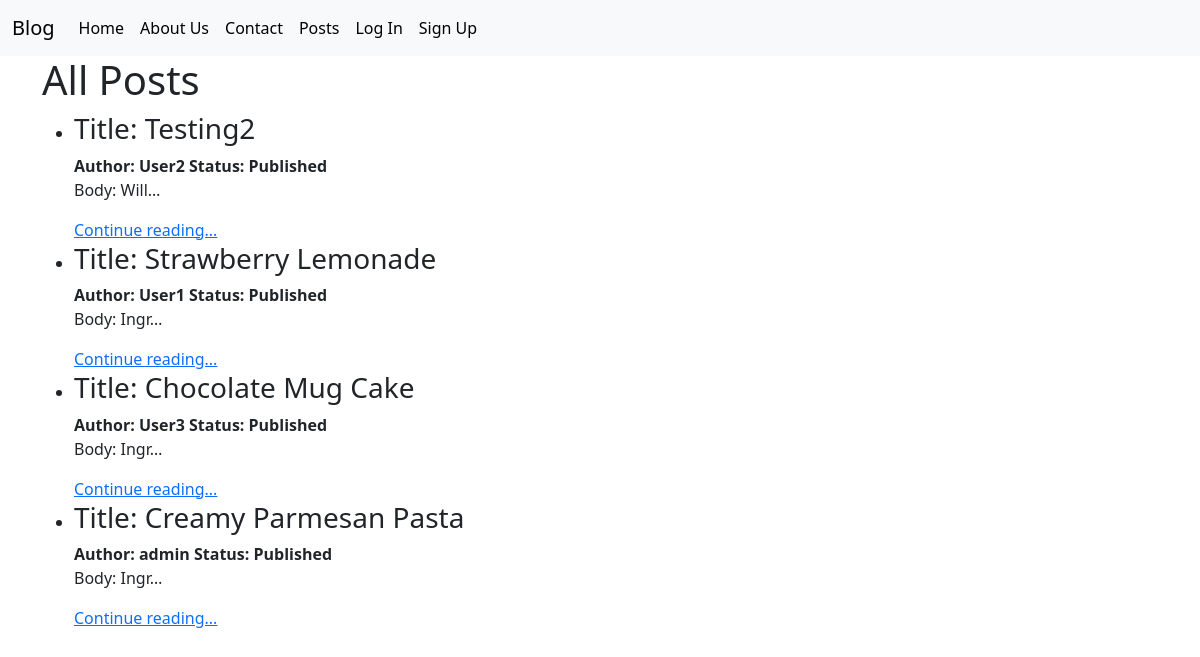
The app's page /posts/list/ with its own data.
### posts/models.py (models this page shows, shortened)
class Post(models.Model):
    title = models.CharField(max_length=128)
    subtitle = models.CharField(max_length=128)
    body = models.TextField()
    created_on = models.DateTimeField(auto_now_add=True)
    author = models.ForeignKey(
        User,
        on_delete=models.CASCADE
    )
    status = models.ForeignKey(
        Status,
        on_delete=models.DO_NOTHING
    )

class Status(models.Model):
    name = models.CharField(max_length=128, unique=True)
    description = models.CharField(
        max_length=200,
        help_text="Write a description about the status"
    )
    class Meta:
        verbose_name = "Status"
        verbose_name_plural ="Statuses"
    def __str__(self):
            return self.name

### posts/views.py (the view)
# urls.py: path("list/", PostListView.as_view(), name="post_list"),
class PostListView(ListView):  # GET Request -> List
    template_name = "postsTemplates/list.html"
    model = Post
    context_object_name = "posts"
    def get_queryset(self):
        status = Status.objects.get(name="Published")
        return Post.objects.filter(status=status).order_by("created_on")

### templates/postsTemplates/list.html (shortened to what this page needs)
{% extends 'base.html' %}
{% block content %}
    <h1>All Posts</h1>
    <ul>
        {% for item in posts %}
            <li>
                <h3>Title: {{ item.title }}</h3>
                <span><strong>Author: {{ item.author }}</strong></span>
                <span><strong>Status: {{ item.status }}</strong></span>
                <p>Body: {{ item.body|truncatechars:5 }}</p>
                <a href="{% url 'post_detail' item.id %}">Continue reading...</a>
            </li>
        {% endfor %}
    </ul>
{% endblock %}

### templates/base.html (shortened to what this page needs)
<!DOCTYPE html>
<html lang="en">
<head>
    <link href="https://cdn.jsdelivr.net/npm/bootstrap@5.3.8/dist/css/bootstrap.min.css" rel="stylesheet">
</head>
<body>
    {% include "navbar.html" %}
    <div class = "container">
        {% block content %}{% endblock %}
    </div>
</body>
</html>

### templates/navbar.html (shortened to what this page needs)
<nav class="navbar navbar-expand-lg bg-body-tertiary">
  <div class="container-fluid">
    <a class="navbar-brand" href="{% url 'home' %}">Blog</a>
    <div class="collapse navbar-collapse" id="navbarSupportedContent">
      <ul class="navbar-nav me-auto mb-2 mb-lg-0">
        <li class="nav-item">
          <a class="nav-link active" aria-current="page" href="{% url 'home' %}">Home</a>
        </li>
        <li class="nav-item">
          <a class="nav-link active" href="{% url 'about' %}">About Us</a>
        </li>
        <li class="nav-item">
            <a class="nav-link active" href="{% url 'contact' %}">Contact</a>
        </li>
        <li class="nav-item">
            <a class="nav-link active" href="{% url 'post_list' %}">Posts</a>
        </li>
        {% if user.is_authenticated %}
        <li class="nav-item">
          <a class="nav-link active" href="{% url 'post_new' %}">Create Posts</a>
        </li>
        <li class="nav-item">
          <a class="nav-link active" href="{% url 'post_draft_list' %}">My Drafts</a>
        </li>
        <li class="nav-item">
            <a class="nav-link active" href="{% url 'post_archived_list' %}">My Archived</a>
        </li>
                <li class="nav-item">
            <a class="nav-link active" href="{% url 'password_change' %}">Change Password</a>
        </li>
        <li class="nav-item">
          <form action="{% url 'logout' %}" method="post">
            {% csrf_token %}
            <input type="submit" value="Log Out" class="nav-link">
          </form>
        </li>
        <li class="nav-item">
          <span class="badge text-bg-info">{{ user.username }}</span>
        </li>
        {% else %}
        <li class="nav-item">
            <a class="nav-link active" href="{% url 'login' %}">Log In</a>
          </li>
                  <li class="nav-item">
            <a class="nav-link active" href="{% url 'signup' %}">Sign Up</a>
          </li>
        {% endif %}
        </ul>
    </div>
  </div>
</nav>

### records on screen
Post: title "Testing2", author "User2", status "Published", body "Will…"
Post: title "Strawberry Lemonade", author "User1", status "Published", body "Ingr…"
Post: title "Chocolate Mug Cake", author "User3", status "Published", body "Ingr…"
Post: title "Creamy Parmesan Pasta", author "admin", status "Published", body "Ingr…"
